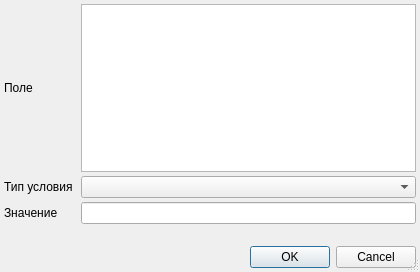
<?xml version="1.0" encoding="UTF-8"?>
<ui version="4.0">
 <class>RCConditionItemEditorDialog</class>
 <widget class="QDialog" name="RCConditionItemEditorDialog">
  <property name="geometry">
   <rect>
    <x>0</x>
    <y>0</y>
    <width>420</width>
    <height>272</height>
   </rect>
  </property>
  <property name="windowTitle">
   <string>ChangeMe!</string>
  </property>
  <property name="sizeGripEnabled">
   <bool>true</bool>
  </property>
  <layout class="QGridLayout">
   <property name="margin">
    <number>4</number>
   </property>
   <property name="spacing">
    <number>4</number>
   </property>
   <item row="0" column="0">
    <widget class="QLabel" name="lblField">
     <property name="text">
      <string>Поле</string>
     </property>
    </widget>
   </item>
   <item row="1" column="0">
    <widget class="QLabel" name="lblConditionType">
     <property name="text">
      <string>Тип условия</string>
     </property>
    </widget>
   </item>
   <item row="2" column="0">
    <widget class="QLabel" name="lblValue">
     <property name="text">
      <string>Значение</string>
     </property>
     <property name="buddy">
      <cstring>edtValue</cstring>
     </property>
    </widget>
   </item>
   <item row="2" column="1">
    <widget class="QLineEdit" name="edtValue">
     <property name="minimumSize">
      <size>
       <width>200</width>
       <height>0</height>
      </size>
     </property>
    </widget>
   </item>
   <item row="3" column="0">
    <spacer>
     <property name="orientation">
      <enum>Qt::Vertical</enum>
     </property>
     <property name="sizeHint" stdset="0">
      <size>
       <width>73</width>
       <height>41</height>
      </size>
     </property>
    </spacer>
   </item>
   <item row="4" column="0" colspan="2">
    <widget class="QDialogButtonBox" name="buttonBox">
     <property name="orientation">
      <enum>Qt::Horizontal</enum>
     </property>
     <property name="standardButtons">
      <set>QDialogButtonBox::Cancel|QDialogButtonBox::Ok</set>
     </property>
    </widget>
   </item>
   <item row="0" column="1">
    <widget class="QTreeView" name="treeFields"/>
   </item>
   <item row="1" column="1">
    <widget class="QComboBox" name="cmbConditionType"/>
   </item>
  </layout>
 </widget>
 <tabstops>
  <tabstop>edtValue</tabstop>
  <tabstop>buttonBox</tabstop>
 </tabstops>
 <resources/>
 <connections>
  <connection>
   <sender>buttonBox</sender>
   <signal>accepted()</signal>
   <receiver>RCConditionItemEditorDialog</receiver>
   <slot>accept()</slot>
   <hints>
    <hint type="sourcelabel">
     <x>203</x>
     <y>164</y>
    </hint>
    <hint type="destinationlabel">
     <x>156</x>
     <y>318</y>
    </hint>
   </hints>
  </connection>
  <connection>
   <sender>buttonBox</sender>
   <signal>rejected()</signal>
   <receiver>RCConditionItemEditorDialog</receiver>
   <slot>reject()</slot>
   <hints>
    <hint type="sourcelabel">
     <x>257</x>
     <y>164</y>
    </hint>
    <hint type="destinationlabel">
     <x>311</x>
     <y>318</y>
    </hint>
   </hints>
  </connection>
 </connections>
</ui>
